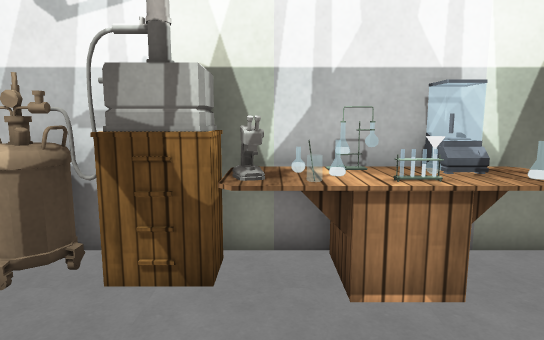
View 1 (above)

17 first-person views from a walk through a Unity game level. The camera is 1.3 m above the floor, tilts 8° down and sees 75° across. Doors are open. The floor is counted in squares, 0.5 m on a side. Each view is taken from the middle of a square. On the plan, view 1 faces up. The plan holds only what a view shows up to about 20 squares ahead; the rest is blank. The place goes on beyond the plan. The player is left out. Some surface patterns are stand-ins.

View 2
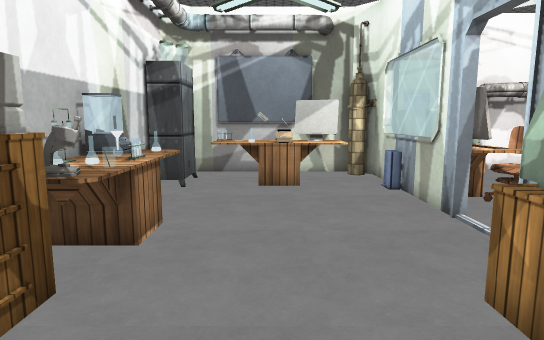

View 3
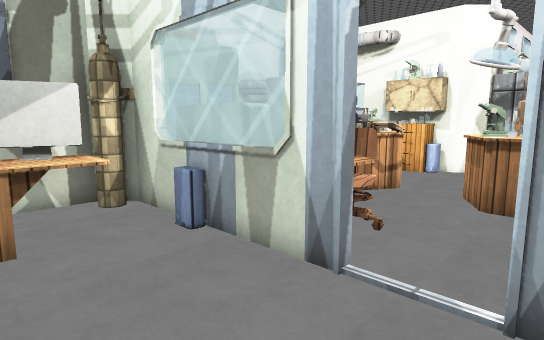

View 4
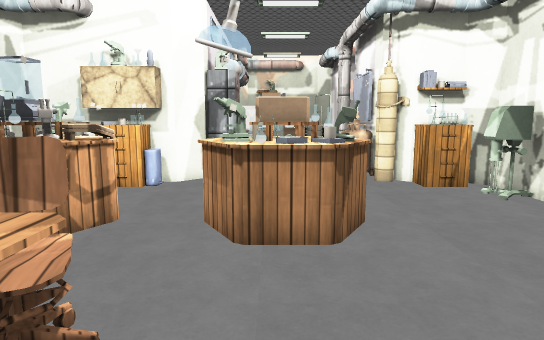

View 5
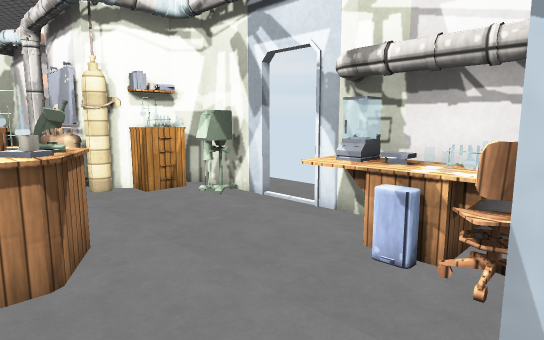

View 6
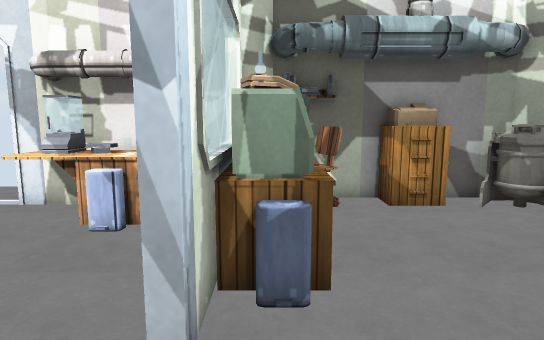

View 7
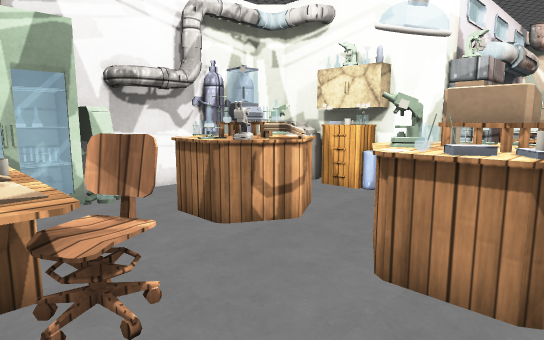

View 8
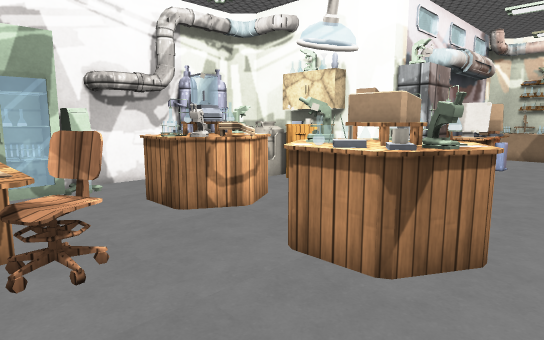

View 9
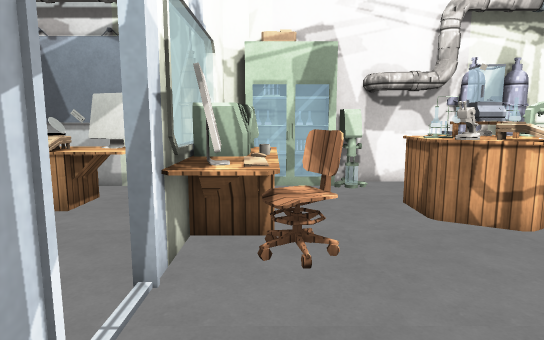

View 10
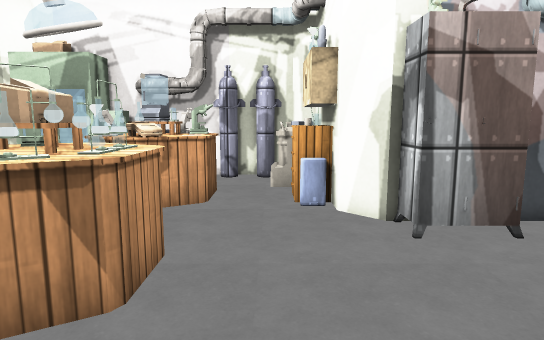

View 11
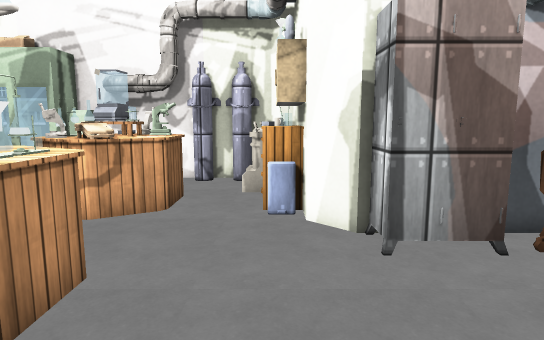

View 12
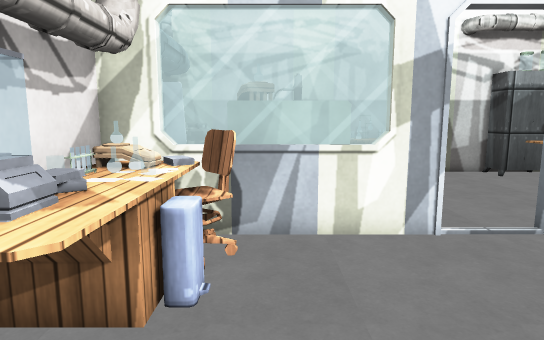

View 13
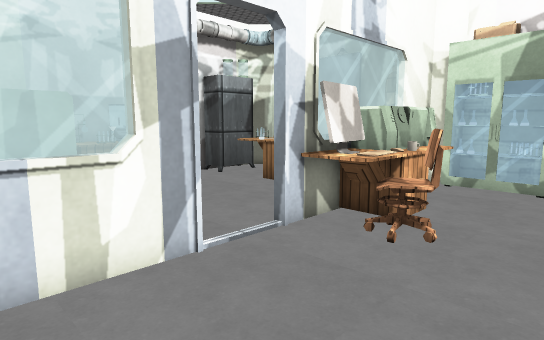

View 14
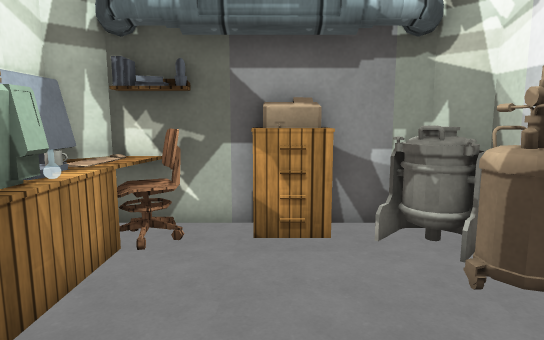

View 15
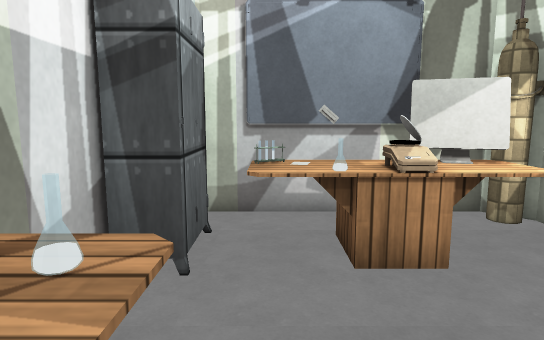

View 16
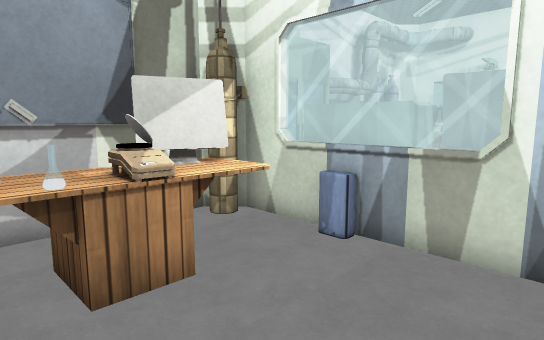

View 17
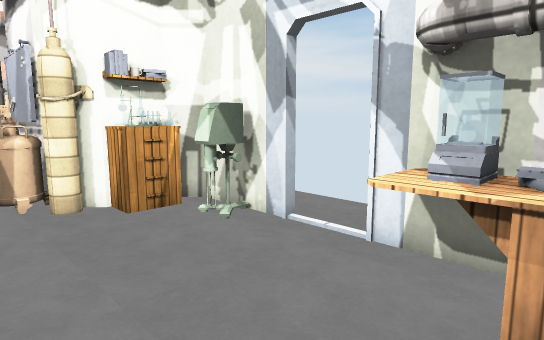

### Floor plan
Points are (right, up) in squares from view 1. A wall is a line through its corners. A room is listed if a view was taken in it or the views show most of it. See-through windows are left out.
Room 1 (views 1, 2, 3, 4, 5, 6, 7, 8, 9, 10, 11, 12, 13, 14, 15, 16, 17)
walls: (6.4, -3.1) (3.2, -3.1) (3.2, -2.9) (11, -2.9) (10.6, -2.2); (-4, -2.9) (0.8, -2.9) (0.8, -3.1) (-6.8, -3.1); (-7.3, -2.4) (-6.8, -3) (-6.8, -9.9); (11.9, -2) (11.9, 6); (-6.8, -12.2) (-6.8, -16) (-5.9, -16.9); (12.9, -4) (12, -3.1) (9.6, -3.1) (9.6, -2.8); (-3.1, -16.7) (-2.6, -16.8); (6.6, -17) (6.6, -16.4); (8.4, -16.2) (9.5, -16.2); (-3.9, -16.9) (-3.3, -17.5); (5, -18.4) (5, -18) (6, -16.9) (12, -16.9) (13, -16) (13, -7.4); (-2.8, -18.3) (-2.8, -22.5); (-3.1, 6.9) (-6.9, 6.9) (-7.8, 5.9) (-7.8, 0.4); (8.1, 6.9) (-1.2, 6.9); (5, -22.4) (5, -21.4)
ways out: open door at (-7, -11); open door at (1, -1.5)
objects: other object (-8, -2); other object (-8, -1); other object (-8, 0); other object (-7, -2) to (-6, -2); other object (-7, -1); other object (-7, 0) to (-6, 0); other object (-7, 2) to (-7, 3); other object (-7, 5) to (-6, 6); other object (-6, -14) to (-5, -13); other object (-6, -9) to (-5, -8); other object (-6, -7); other object (-6, -1) to (-5, -1); other object (-5, -7); other object (-5, -6); other object (-5, -4); other object (-5, -2); other object (-5, 5) to (-4, 6); other object (-4, -16); other object (-4, -6); other object (-4, -5) to (-4, -4); other object (-4, -2); other object (-3, -2); other object (-3, -1) to (-1, -1); other object (-2, -21); other object (-2, -19) to (-1, -18); other object (-2, -2); other object (-2, 5) to (-1, 6); other object (-1, -2); other object (0, -13) to (3, -13); other object (0, -12) to (0, -11); other object (0, -11) to (4, -9); other object (0, 5); other object (1, -10); other object (1, 5); other object (2, -10); other object (2, 5) to (5, 6); other object (2, 6); other object (3, -22) to (4, -21); other object (4, -20) to (4, -18); other object (4, -5); other object (4, -4) to (6, -4); other object (5, -6) to (5, -5); other object (6, -13) to (10, -9); other object (6, -5); other object (7, -16); other object (7, -5); other object (8, -16); other object (8, -10) to (8, -9); other object (8, -5) to (9, -5); other object (8, -4); other object (8, -3) to (8, -2); other object (8, -1) to (10, 4); other object (8, 5) to (10, 6); other object (9, -11) to (10, -11); other object (9, -1) to (10, 1); other object (10, -16) to (11, -15); other object (11, -8) to (12, -8); other object (11, -7) to (12, -4); other object (12, -15) to (12, -14); other object (12, -13)

Where each view was taken, in squares from view 1:
view 1: 0 up, 0 right, facing up
view 2: 2 up, 6 left, facing right
view 3: 2 up, 0 right, facing down-right
view 4: 2 down, 2 right, facing down
view 5: 3 down, 2 right, facing down-left
view 6: 2 down, 4 right, facing left
view 7: 4 down, 0 right, facing down-right
view 8: 4 down, 2 left, facing down-right
view 9: 5 down, 2 left, facing right
view 10: 15 down, 4 left, facing right
view 11: 16 down, 3 left, facing right
view 12: 11 down, 3 left, facing up
view 13: 9 down, 3 left, facing up-right
view 14: 2 up, 1 right, facing left
view 15: 4 up, 2 right, facing right
view 16: 4 up, 3 right, facing down-right
view 17: 6 down, 0 right, facing down-left
